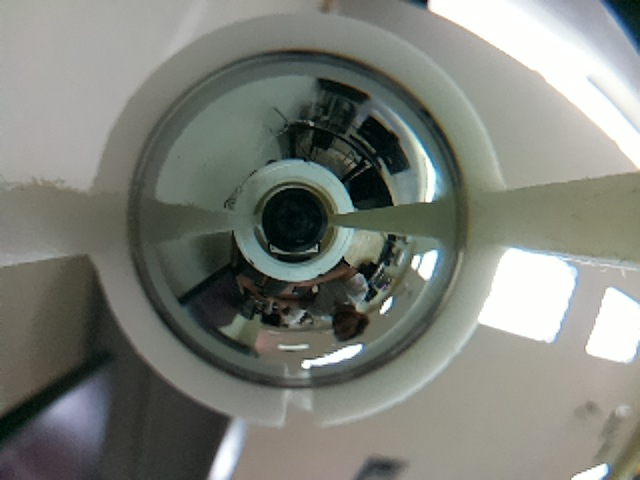
#> input picture foto.jpg, 640 x 480 px, found by its file name
$ python calibrate_mask.py foto.jpg
#> lines starting #> are read from the running program, lines starting #| are printed output that depends on the picture
#> in main, img is the input picture: shape (480, 640, 3); mean B, G, R 121.2, 128.5, 125
#!/usr/bin/env python3
"""
calibrate_mask.py — Herramienta visual para calibrar la máscara de la cámara.

Pasos:
  1. Click en el centro del espejo   → genera inner_offset_x / y
  2. Click en 4 esquinas del pilar 1 → genera pole_line1/2
  3. Click en 4 esquinas del pilar 2 → genera pole_line3/4
  Al final imprime los valores listos para pegar en camera.yaml.

Controles:
  Click izquierdo — agregar punto
  Z               — deshacer último punto
  R               — reiniciar todo
  Q               — salir sin guardar

Uso:
  python3 tools/calibrate_mask.py foto.jpg
"""

import sys
import cv2
import numpy as np

W, H = 640, 480

# ── Estado global ──────────────────────────────────────────────────────────────
ring_center = None   # (x, y) click en el centro del espejo
zones       = [[], []]  # zones[0] = pilar 1 (4 puntos), zones[1] = pilar 2
phase       = 'ring'    # 'ring' → 'zone0' → 'zone1' → 'done'
img_orig    = None

COLORS = [(0, 165, 255), (0, 200, 255)]  # naranja, amarillo

PHASE_LABELS = {
    'ring':  'Paso 1/3 — Click en el CENTRO DEL ESPEJO',
    'zone0': 'Paso 2/3 — Pilar 1: click en las 4 esquinas del area a excluir',
    'zone1': 'Paso 3/3 — Pilar 2: click en las 4 esquinas del area a excluir',
    'done':  'Listo — presiona cualquier tecla para ver el YAML',
}

CORNER_LABELS = ['esquina 1', 'esquina 2', 'esquina 3', 'esquina 4']


# ── Dibujo ─────────────────────────────────────────────────────────────────────

def draw_state(base):
    out = base.copy()

    # Centro del espejo
    if ring_center:
        cx_img, cy_img = W // 2, H // 2
        ox = ring_center[0] - cx_img
        oy = ring_center[1] - cy_img
        cv2.drawMarker(out, ring_center, (255, 255, 255), cv2.MARKER_CROSS, 24, 2)
        cv2.putText(out, f'offset ({ox:+d}, {oy:+d})',
                    (ring_center[0] + 8, ring_center[1] - 8),
                    cv2.FONT_HERSHEY_SIMPLEX, 0.45, (255, 255, 255), 1)

    # Zonas de exclusión
    for i, zone in enumerate(zones):
        col = COLORS[i]
        for j, pt in enumerate(zone):
            cv2.circle(out, pt, 6, col, -1)
            cv2.putText(out, str(j + 1), (pt[0] + 7, pt[1] - 5),
                        cv2.FONT_HERSHEY_SIMPLEX, 0.4, col, 1)
        if len(zone) == 4:
            # Dibujar polígono cerrado
            pts = np.array([zone[0], zone[1], zone[2], zone[3]], dtype=np.int32)
            overlay = out.copy()
            cv2.fillPoly(overlay, [pts], col)
            cv2.addWeighted(overlay, 0.3, out, 0.7, 0, out)
            cv2.polylines(out, [pts[[0, 1, 2, 3, 0]]], True, col, 2)
            label = f'Pilar {i + 1}'
            cx_z = int(np.mean([p[0] for p in zone]))
            cy_z = int(np.mean([p[1] for p in zone]))
            cv2.putText(out, label, (cx_z - 20, cy_z),
                        cv2.FONT_HERSHEY_SIMPLEX, 0.5, col, 2)

    # Instrucción activa
    label = PHASE_LABELS.get(phase, '')
    if phase in ('zone0', 'zone1'):
        z = int(phase[-1])
        n = len(zones[z])
        if n < 4:
            label += f'  →  {CORNER_LABELS[n]} ({n + 1}/4)'
    cv2.rectangle(out, (0, H - 28), (W, H), (30, 30, 30), -1)
    cv2.putText(out, label, (6, H - 8),
                cv2.FONT_HERSHEY_SIMPLEX, 0.42, (0, 255, 255), 1)

    # Atajo Z
    cv2.putText(out, 'Z=deshacer  R=reiniciar  Q=salir',
                (W - 220, 16), cv2.FONT_HERSHEY_SIMPLEX, 0.38, (180, 180, 180), 1)
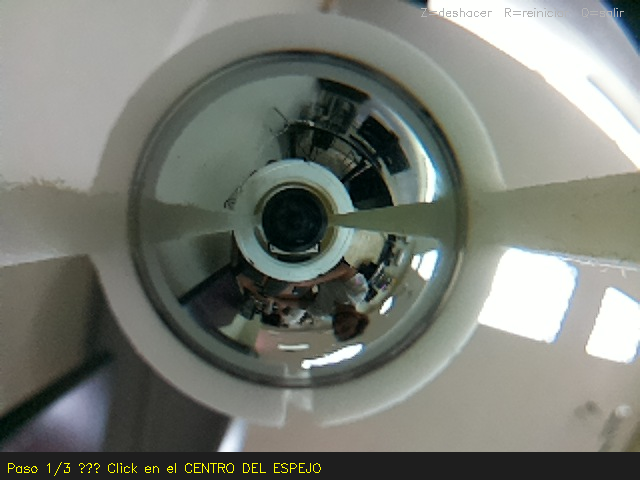
#> out: shape (480, 640, 3); mean B, G, R 116.4, 123.9, 120.3

    return out


# ── Mouse callback ─────────────────────────────────────────────────────────────

# [63 lines left out: functions mouse_cb, print_yaml, reset, not called in this run]


def main():
    global img_orig, phase, ring_center

    if len(sys.argv) < 2:
        print('Uso: python3 tools/calibrate_mask.py <foto.jpg>')
        sys.exit(1)

    img = cv2.imread(sys.argv[1])
    if img is None:
        print(f'Error: no se pudo leer {sys.argv[1]}')
        sys.exit(1)

    img_orig = cv2.resize(img, (W, H))

    cv2.namedWindow('Calibracion')
    cv2.imshow('Calibracion', draw_state(img_orig))
    cv2.waitKey(1)
    cv2.setMouseCallback('Calibracion', mouse_cb)

    while True:
        key = cv2.waitKey(20) & 0xFF
#> (key q is pressed here)

        if key == ord('q'):
            break

        elif key == ord('r'):
            reset()
            cv2.imshow('Calibracion', draw_state(img_orig))

        elif key == ord('z'):
            # Deshacer último punto
            if phase == 'done':
                zones[1].pop()
                phase = 'zone1'
            elif phase == 'zone1':
                if zones[1]:
                    zones[1].pop()
                else:
                    zones[0].pop()
                    phase = 'zone0'
            elif phase == 'zone0':
                if zones[0]:
                    zones[0].pop()
                else:
                    ring_center = None
                    phase = 'ring'
            cv2.imshow('Calibracion', draw_state(img_orig))

        elif phase == 'done':
            print_yaml()
            break

    cv2.destroyAllWindows()


if __name__ == '__main__':
    main()

$ run again, with snap_20260415_134250.jpg copied over foto.jpg
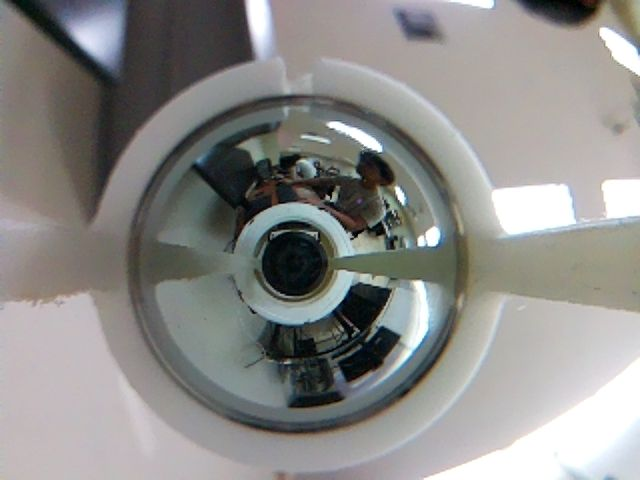
#> input picture snap_20260415_134250.jpg, 640 x 480 px, found by its file name
#> in main, img is the input picture: shape (480, 640, 3); mean B, G, R 137.8, 140.1, 140.7
#> in draw_state, `cv2.putText(out, 'Z=deshacer  R=reiniciar  Q=salir', (W - 220, 16), cv..`:
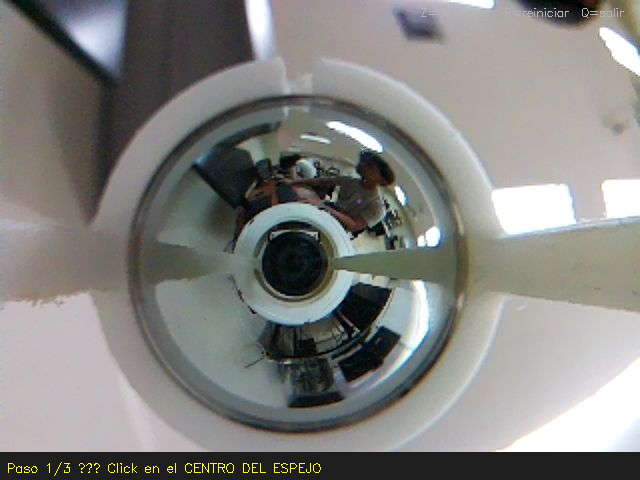
#> out: shape (480, 640, 3); mean B, G, R 128.2, 131.1, 131.6
